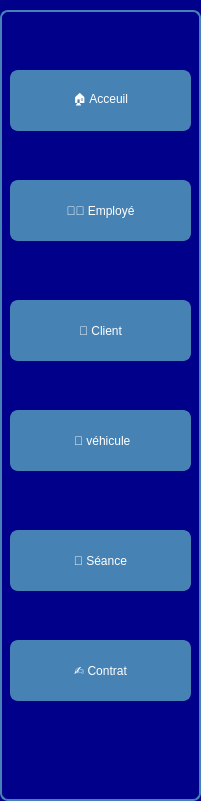
   <widget class="QFrame" name="frame">
    <property name="geometry">
     <rect>
      <x>0</x>
      <y>30</y>
      <width>201</width>
      <height>801</height>
     </rect>
    </property>
    <property name="styleSheet">
     <string notr="true">background-color: #00008B; color: white;
    border: 2px solid #4682B4;
    border-radius: 8px;
    margin-top: 10px;</string>
    </property>
    <property name="frameShape">
     <enum>QFrame::Shape::StyledPanel</enum>
    </property>
    <property name="frameShadow">
     <enum>QFrame::Shadow::Raised</enum>
    </property>
    <widget class="QPushButton" name="seance">
     <property name="geometry">
      <rect>
       <x>10</x>
       <y>520</y>
       <width>181</width>
       <height>71</height>
      </rect>
     </property>
     <property name="styleSheet">
      <string notr="true">background-color: rgb(70, 130, 180);
font: 14pt &quot;Segoe UI&quot;;</string>
     </property>
     <property name="text">
      <string>📅 Séance</string>
     </property>
    </widget>
    <widget class="QPushButton" name="employe">
     <property name="geometry">
      <rect>
       <x>10</x>
       <y>170</y>
       <width>181</width>
       <height>71</height>
      </rect>
     </property>
     <property name="styleSheet">
      <string notr="true">background-color: rgb(70, 130, 180);
font: 14pt &quot;Segoe UI&quot;;</string>
     </property>
     <property name="text">
      <string>👨‍💼 Employé</string>
     </property>
    </widget>
    <widget class="QPushButton" name="client">
     <property name="geometry">
      <rect>
       <x>10</x>
       <y>290</y>
       <width>181</width>
       <height>71</height>
      </rect>
     </property>
     <property name="styleSheet">
      <string notr="true">background-color: rgb(70, 130, 180);
font: 14pt &quot;Segoe UI&quot;;</string>
     </property>
     <property name="text">
      <string>👤 Client</string>
     </property>
    </widget>
    <widget class="QPushButton" name="vehicule">
     <property name="geometry">
      <rect>
       <x>10</x>
       <y>400</y>
       <width>181</width>
       <height>71</height>
      </rect>
     </property>
     <property name="styleSheet">
      <string notr="true">background-color: rgb(70, 130, 180);
font: 14pt &quot;Segoe UI&quot;;</string>
     </property>
     <property name="text">
      <string> 🚗 véhicule</string>
     </property>
    </widget>
    <widget class="QPushButton" name="contrat">
     <property name="geometry">
      <rect>
       <x>10</x>
       <y>630</y>
       <width>181</width>
       <height>71</height>
      </rect>
     </property>
     <property name="styleSheet">
      <string notr="true">background-color: rgb(70, 130, 180);
font: 14pt &quot;Segoe UI&quot;;</string>
     </property>
     <property name="text">
      <string>✍️ Contrat</string>
     </property>
    </widget>
    <widget class="QPushButton" name="employe_2">
     <property name="geometry">
      <rect>
       <x>10</x>
       <y>60</y>
       <width>181</width>
       <height>71</height>
      </rect>
     </property>
     <property name="styleSheet">
      <string notr="true">background-color: rgb(70, 130, 180);
font: 14pt &quot;Segoe UI&quot;;</string>
     </property>
     <property name="text">
      <string>🏠 Acceuil</string>
     </property>
    </widget>
   </widget>
